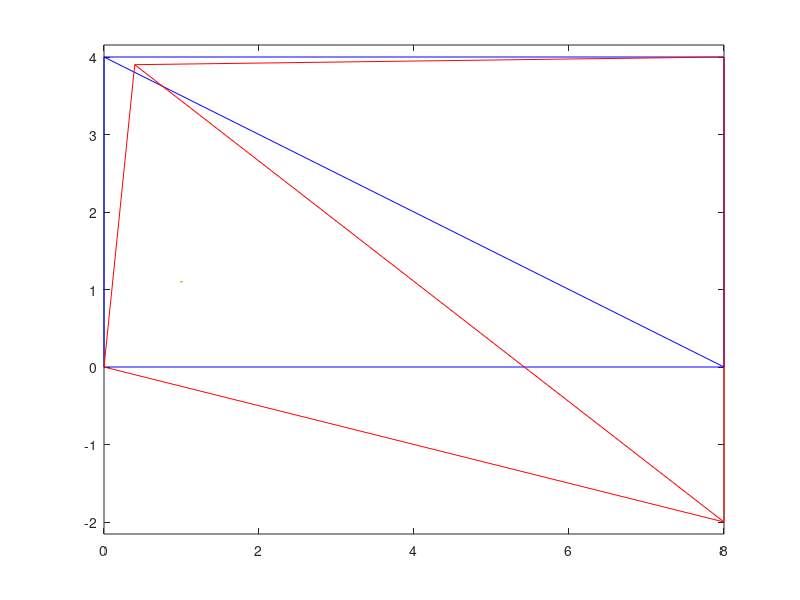

Write MATLAB code to recreate this figure.
%3.34번 풀이

clear; clc; close;
E = 30 * 10^6;
A = 2;
L1 = 8;
L2 = 4;
L3 = 8;
L4 = 4;
L5 = 4*sqrt(5);
theta1 = 0 * (pi/180);
theta2 = 90 * (pi/180);
theta3 = 180 * (pi/180);
theta4 = 90 * (pi/180);
theta5 = pi - atan(4/8);
K = [ 1 0 -1 0;
      0 0  0 0;
     -1 0  1 0;
      0 0  0 0;];
Node1 = [1,2];
Node2 = [3,4];
Node3 = [5,6];
Node4 = [7,8];
Node1_point = [0, 0];
Node2_point = [8, 0];
Node3_point = [8, 4];
Node4_point = [0, 4];

%% element 1
C1 = cos (theta1);
S1 = sin (theta1);
T1 = [C1 S1  0  0;
    -S1 C1  0  0;
      0  0  C1 S1;
      0  0 -S1 C1];
KLocal1 = (E*A/L1) * T1' * K * T1
eDoFs1 = [Node1, Node2]
%% element 2
C2 = cos (theta2);
S2 = sin (theta2);
T2 = [C2 S2  0  0;
    -S2 C2  0  0;
      0  0  C2 S2;
      0  0 -S2 C2];
KLocal2 = (E*A/L2) * T2' * K * T2
eDoFs2 = [Node2, Node3]
%% element 3
C3 = cos (theta3);
S3 = sin (theta3);
T3 = [C3 S3  0  0;
    -S3 C3  0  0;
      0  0  C3 S3;
      0  0 -S3 C3];
KLocal3 = (E*A/L3) * T3' * K * T3
eDoFs3 = [Node3, Node4]
%% element 4
C4 = cos (theta4);
S4 = sin (theta4);
T4 = [C4 S4  0  0;
    -S4 C4  0  0;
      0  0  C4 S4;
      0  0 -S4 C4];
KLocal4 = (E*A/L4) * T4' * K * T4
eDoFs4 = [Node1, Node4]
%% element 5
C5 = cos (theta5);
S5 = sin (theta5);
T5 = [C5 S5  0  0;
    -S5 C5  0  0;
      0  0  C5 S5;
      0  0 -S5 C5];
KLocal5 = (E*A/L5) * T5' * K * T5
eDoFs5 = [Node2, Node4]
KGlobal = zeros (8, 8);
KGlobal(eDoFs1, eDoFs1) = KGlobal(eDoFs1, eDoFs1) + KLocal1;
KGlobal(eDoFs2, eDoFs2) = KGlobal(eDoFs2, eDoFs2) + KLocal2;
KGlobal(eDoFs3, eDoFs3) = KGlobal(eDoFs3, eDoFs3) + KLocal3;
KGlobal(eDoFs4, eDoFs4) = KGlobal(eDoFs4, eDoFs4) + KLocal4;
KGlobal(eDoFs5, eDoFs5) = KGlobal(eDoFs5, eDoFs5) + KLocal5

%B.C
u = zeros(8, 1);

u(4) = -0.02;
eDoFs = [7, 8];
F = 0 - KGlobal([7, 8], 4) * u(4)

u(eDoFs, 1) = u(eDoFs, 1) + KGlobal(eDoFs, eDoFs) \ F
F = KGlobal * u

%visualization
scale = 10^2;
u = u * scale;
x1_init = [Node1_point(1); Node2_point(1)];
y1_init = [Node1_point(2); Node2_point(2)];
x2_init = [Node2_point(1); Node3_point(1)];
y2_init = [Node2_point(2); Node3_point(2)];
x3_init = [Node3_point(1); Node4_point(1)];
y3_init = [Node3_point(2); Node4_point(2)];
x4_init = [Node1_point(1); Node4_point(1)];
y4_init = [Node1_point(2); Node4_point(2)];
x5_init = [Node2_point(1); Node4_point(1)];
y5_init = [Node2_point(2); Node4_point(2)];
x1_deformed = x1_init + u([Node1(1), Node2(1)], 1);
y1_deformed = y1_init + u([Node1(2), Node2(2)], 1);
x2_deformed = x2_init + u([Node2(1), Node3(1)], 1);
y2_deformed = y2_init + u([Node2(2), Node3(2)], 1);
x3_deformed = x3_init + u([Node3(1), Node4(1)], 1);
y3_deformed = y3_init + u([Node3(2), Node4(2)], 1);
x4_deformed = x4_init + u([Node1(1), Node4(1)], 1);
y4_deformed = y4_init + u([Node1(2), Node4(2)], 1);
x5_deformed = x5_init + u([Node2(1), Node4(1)], 1);
y5_deformed = y5_init + u([Node2(2), Node4(2)], 1);
plot(x1_init, y1_init, color='b', LineWidth=1.1); hold on;
plot(x2_init, y2_init, color='b', LineWidth=1.1); hold on;
plot(x3_init, y3_init, color='b', LineWidth=1.1); hold on;
plot(x4_init, y4_init, color='b', LineWidth=1.1); hold on;
plot(x5_init, y5_init, color='b', LineWidth=1.1); hold on;
plot(x1_deformed, y1_deformed, color='r', LineWidth=1.1); hold on;
plot(x2_deformed, y2_deformed, color='r', LineWidth=1.1); hold on;
plot(x3_deformed, y3_deformed, color='r', LineWidth=1.1); hold on;
plot(x4_deformed, y4_deformed, color='r', LineWidth=1.1); hold on;
plot(x5_deformed, y5_deformed, color='r', LineWidth=1.1); hold on;

axis padded;
axis equal
